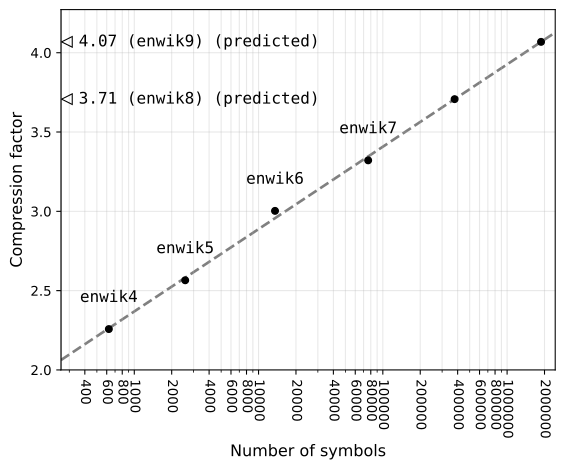

Recreate this plot in Python.
import pandas as pd
import matplotlib.pyplot as plt
import numpy as np
import os
from matplotlib.ticker import LogLocator, FuncFormatter, NullFormatter

def decimal_notation_formatter(x, pos):
    if x == 0:
        return "0"
    if abs(x - int(x)) < 1e-8:
        return str(int(x))
    else:
        return f"{x:.4g}"

# ── Manual offset controls ────────────────────────────────────────────────────
LABEL_DY          = 0.15   # vertical offset above each endpoint dot for text labels
Y_MARKER_X_OFFSET = 30     # horizontal offset (in data units) from x_min for the < markers
Y_LABEL_X_OFFSET  = 100    # horizontal offset (in data units) from x_min for Y value text
ENWIK9_LABEL_DX   = -0.15  # fractional nudge left for enwik9 label (multiplied by x_enwik9)

# Get script directory
script_dir = os.path.dirname(os.path.abspath(__file__))
data_dir = os.path.join(script_dir, '../out')

csv_files = [
    os.path.join(data_dir, 'enwik4.csv'),
    os.path.join(data_dir, 'enwik5.csv'),
    os.path.join(data_dir, 'enwik6.csv'),
    os.path.join(data_dir, 'enwik7.csv')
]

for csv_path in csv_files:
    if not os.path.exists(csv_path):
        print(f"Error: File '{csv_path}' does not exist")
        exit(1)

all_data = []
labels = []

for csv_path in csv_files:
    try:
        df = pd.read_csv(csv_path, escapechar='\\')
        if df.shape[1] < 2:
            print(f"Error: CSV file '{csv_path}' must have at least 2 columns")
            continue

        x_data = pd.to_numeric(df.iloc[:, 0], errors='coerce').fillna(0).values
        y_data = pd.to_numeric(df.iloc[:, 1], errors='coerce').fillna(0).values

        valid_mask = ~(np.isnan(x_data) | np.isnan(y_data) | (x_data <= 0))
        x_data = x_data[valid_mask]
        y_data = y_data[valid_mask]

        if len(x_data) == 0:
            print(f"Warning: No valid data in '{csv_path}', skipping")
            continue

        all_data.append((x_data, y_data))
        basename = os.path.basename(csv_path)
        label = os.path.splitext(basename)[0]
        labels.append(label)
        print(f"Loaded '{csv_path}': {len(x_data)} data points")

    except Exception as e:
        print(f"Error reading '{csv_path}': {e}")
        continue

if not all_data:
    print("Error: No valid CSV files could be loaded")
    exit(1)

global_min_x = min(min(x_data) for x_data, y_data in all_data)
global_min_y = min(min(y_data) for x_data, y_data in all_data)

# Shift each dataset so it starts at the global minimum, then keep ONLY the last point
processed_data = []
endpoints_x = []
endpoints_y = []

for i, (x_data, y_data) in enumerate(all_data):
    x_shifted = x_data - x_data[0] + global_min_x
    y_shifted = y_data - y_data[0] + global_min_y
    processed_data.append((x_shifted, y_shifted))
    endpoints_x.append(x_shifted[-1])
    endpoints_y.append(y_shifted[-1])

endpoints_x = np.array(endpoints_x)
endpoints_y = np.array(endpoints_y)

# ── Log-linear fit through the four endpoints ─────────────────────────────────
log_ex = np.log10(endpoints_x)
coeffs = np.polyfit(log_ex, endpoints_y, 1)
a, b = coeffs

def fit_y(x):
    return a * np.log10(x) + b

# ── Extrapolate enwik8 & enwik9 X positions ───────────────────────────────────
log_spacings    = np.diff(np.log10(endpoints_x))
avg_log_spacing = np.mean(log_spacings)

x_enwik8 = endpoints_x[-1] * (10 **  avg_log_spacing)
x_enwik9 = endpoints_x[-1] * (10 ** (2 * avg_log_spacing))
y_enwik8 = fit_y(x_enwik8)
y_enwik9 = fit_y(x_enwik9)

print(f"\nAverage log10 spacing between enwik endpoints: {avg_log_spacing:.4f}")
print(f"Extrapolated enwik8: x = {x_enwik8:.4g}, y = {y_enwik8:.6f}")
print(f"Extrapolated enwik9: x = {x_enwik9:.4g}, y = {y_enwik9:.6f}")

# ── Axis limits (computed before drawing so we can extend the fit to borders) ──
all_x_pts = np.concatenate([x for x, y in processed_data] + [[x_enwik8, x_enwik9]])
all_y_pts = np.concatenate([y for x, y in processed_data] + [[y_enwik8, y_enwik9]])

x_min_data = np.min(all_x_pts)
x_max_data = np.max(all_x_pts)
y_min_data = np.min(all_y_pts)
y_max_data = np.max(all_y_pts)

x_plot_left  = x_min_data
x_plot_right = x_max_data * 1.3
y_plot_bottom = 2
y_plot_top    = y_max_data * 1.05

# Extend fit line all the way to the plot borders in log space
x_fit_full = np.logspace(np.log10(x_plot_left), np.log10(x_plot_right), 600)
y_fit_full = fit_y(x_fit_full)

# ── Plot ──────────────────────────────────────────────────────────────────────
plt.figure(figsize=(6, 5))
ax = plt.gca()

# Dotted fit line across the full plot width
ax.plot(x_fit_full, y_fit_full,
        color='gray', linewidth=2.0, linestyle='--', zorder=1)

# Single dot at each enwik4-7 endpoint (no curve, no intermediate points)
for i, (x_end, y_end) in enumerate(zip(endpoints_x, endpoints_y)):
    label = labels[i]
    ax.plot(x_end, y_end, 'o', color='black', markersize=5, zorder=3)

    # Label above the dot
    label_x = x_end
    # if label == 'enwik9':
    #     label_x = x_end * (1 + ENWIK9_LABEL_DX)
    ax.annotate(label,
                xy=(x_end, y_end),
                xytext=(label_x, y_end + LABEL_DY),
                textcoords='data',
                fontfamily='monospace',
                fontsize=12,
                ha='center',
                va='bottom')

# Left-axis markers + dot + label for extrapolated enwik8 & enwik9
for label, x_e, y_e in [('enwik8', x_enwik8, y_enwik8),
                          ('enwik9', x_enwik9, y_enwik9)]:
    # Triangle marker near the Y axis
    ax.plot(x_plot_left + Y_MARKER_X_OFFSET, y_e,
            marker='<', markersize=8,
            color=(0, 0, 0, 0), markeredgecolor='black', markeredgewidth=0.8,
            zorder=3)
    # Y value label to the right of the triangle
    ax.text(x_plot_left + Y_LABEL_X_OFFSET, y_e,
            f"{y_e:.2f} ({label}) (predicted)",
            fontfamily='monospace',
            fontsize=12,
            va='center',
            ha='left',
            zorder=3)
    # Dot at the extrapolated point
    ax.plot(x_e, y_e, 'o', color='black', markersize=5, zorder=3)
    # Label above the dot
    # label_x = x_e
    # if label == 'enwik9':
    #     label_x = x_e * (1 + ENWIK9_LABEL_DX)
    # ax.annotate(label,
    #             xy=(x_e, y_e),
    #             xytext=(label_x, y_e + LABEL_DY),
    #             textcoords='data',
    #             fontfamily='monospace',
    #             fontsize=12,
    #             ha='center',
    #             va='bottom')

# ── Axes & formatting ─────────────────────────────────────────────────────────
plt.xscale('log')
plt.xlim(left=x_plot_left,   right=x_plot_right)
plt.ylim(bottom=y_plot_bottom, top=y_plot_top)

# Major ticks at 1, 2, 5 × 10^n
ax.xaxis.set_major_locator(LogLocator(base=10.0, subs=[1, 2, 4, 6, 8], numticks=20))
ax.xaxis.set_major_formatter(FuncFormatter(decimal_notation_formatter))
# Minor ticks at everything else — visible but no label
ax.xaxis.set_minor_locator(LogLocator(base=10.0, subs=np.arange(1, 10), numticks=100))
ax.xaxis.set_minor_formatter(NullFormatter())

# ax.xaxis.set_major_locator(LogLocator(base=10.0, subs=np.arange(1, 10), numticks=100))
# ax.xaxis.set_major_formatter(FuncFormatter(decimal_notation_formatter))
plt.setp(ax.get_xticklabels(), rotation=270, ha="center")

plt.xlabel('Number of symbols', fontsize=12)
plt.ylabel('Compression factor', fontsize=12)

plt.grid(True, which='both', alpha=0.3)
plt.axhline(y=y_min_data, color='k', linestyle='-', alpha=0.3)
plt.axvline(x=x_min_data, color='k', linestyle='-', alpha=0.3)

plt.tick_params(axis='both', which='major', labelsize=10)
plt.tick_params(axis='both', which='minor', labelsize=8)

output_path = os.path.join(script_dir, 'extrapolated.svg')
plt.tight_layout()
plt.savefig(output_path, dpi=300, bbox_inches='tight')
print(f"\nPlot saved to: {output_path}")
plt.show()
